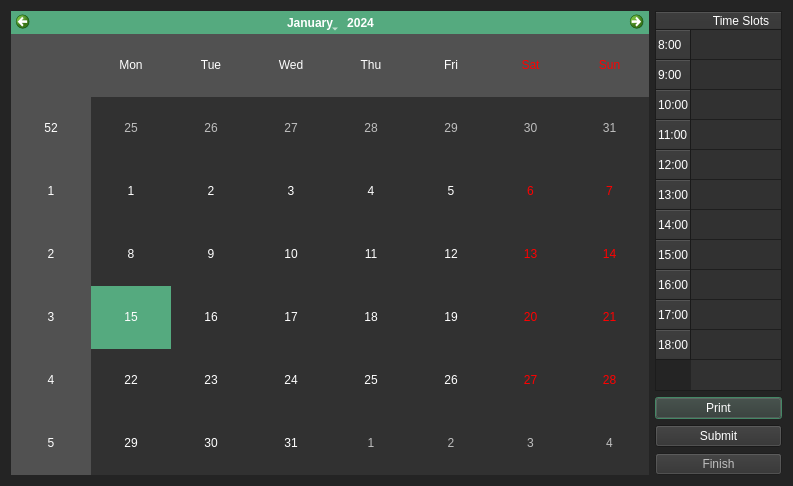
<?xml version="1.0" encoding="UTF-8"?>
<ui version="4.0">
 <class>timePicker</class>
 <widget class="QDialog" name="timePicker">
  <property name="geometry">
   <rect>
    <x>0</x>
    <y>0</y>
    <width>793</width>
    <height>486</height>
   </rect>
  </property>
  <property name="palette">
   <palette>
    <active>
     <colorrole role="WindowText">
      <brush brushstyle="SolidPattern">
       <color alpha="255">
        <red>255</red>
        <green>255</green>
        <blue>255</blue>
       </color>
      </brush>
     </colorrole>
     <colorrole role="Button">
      <brush brushstyle="SolidPattern">
       <color alpha="255">
        <red>49</red>
        <green>49</green>
        <blue>49</blue>
       </color>
      </brush>
     </colorrole>
     <colorrole role="Text">
      <brush brushstyle="SolidPattern">
       <color alpha="255">
        <red>255</red>
        <green>255</green>
        <blue>255</blue>
       </color>
      </brush>
     </colorrole>
     <colorrole role="ButtonText">
      <brush brushstyle="SolidPattern">
       <color alpha="255">
        <red>255</red>
        <green>255</green>
        <blue>255</blue>
       </color>
      </brush>
     </colorrole>
     <colorrole role="Base">
      <brush brushstyle="SolidPattern">
       <color alpha="255">
        <red>49</red>
        <green>49</green>
        <blue>49</blue>
       </color>
      </brush>
     </colorrole>
     <colorrole role="Window">
      <brush brushstyle="SolidPattern">
       <color alpha="255">
        <red>36</red>
        <green>36</green>
        <blue>36</blue>
       </color>
      </brush>
     </colorrole>
     <colorrole role="Highlight">
      <brush brushstyle="SolidPattern">
       <color alpha="255">
        <red>85</red>
        <green>170</green>
        <blue>127</blue>
       </color>
      </brush>
     </colorrole>
     <colorrole role="AlternateBase">
      <brush brushstyle="SolidPattern">
       <color alpha="255">
        <red>81</red>
        <green>81</green>
        <blue>81</blue>
       </color>
      </brush>
     </colorrole>
    </active>
    <inactive>
     <colorrole role="WindowText">
      <brush brushstyle="SolidPattern">
       <color alpha="255">
        <red>255</red>
        <green>255</green>
        <blue>255</blue>
       </color>
      </brush>
     </colorrole>
     <colorrole role="Button">
      <brush brushstyle="SolidPattern">
       <color alpha="255">
        <red>49</red>
        <green>49</green>
        <blue>49</blue>
       </color>
      </brush>
     </colorrole>
     <colorrole role="Text">
      <brush brushstyle="SolidPattern">
       <color alpha="255">
        <red>255</red>
        <green>255</green>
        <blue>255</blue>
       </color>
      </brush>
     </colorrole>
     <colorrole role="ButtonText">
      <brush brushstyle="SolidPattern">
       <color alpha="255">
        <red>255</red>
        <green>255</green>
        <blue>255</blue>
       </color>
      </brush>
     </colorrole>
     <colorrole role="Base">
      <brush brushstyle="SolidPattern">
       <color alpha="255">
        <red>49</red>
        <green>49</green>
        <blue>49</blue>
       </color>
      </brush>
     </colorrole>
     <colorrole role="Window">
      <brush brushstyle="SolidPattern">
       <color alpha="255">
        <red>36</red>
        <green>36</green>
        <blue>36</blue>
       </color>
      </brush>
     </colorrole>
     <colorrole role="Highlight">
      <brush brushstyle="SolidPattern">
       <color alpha="255">
        <red>85</red>
        <green>170</green>
        <blue>127</blue>
       </color>
      </brush>
     </colorrole>
     <colorrole role="AlternateBase">
      <brush brushstyle="SolidPattern">
       <color alpha="255">
        <red>81</red>
        <green>81</green>
        <blue>81</blue>
       </color>
      </brush>
     </colorrole>
    </inactive>
    <disabled>
     <colorrole role="Button">
      <brush brushstyle="SolidPattern">
       <color alpha="255">
        <red>49</red>
        <green>49</green>
        <blue>49</blue>
       </color>
      </brush>
     </colorrole>
     <colorrole role="Base">
      <brush brushstyle="SolidPattern">
       <color alpha="255">
        <red>36</red>
        <green>36</green>
        <blue>36</blue>
       </color>
      </brush>
     </colorrole>
     <colorrole role="Window">
      <brush brushstyle="SolidPattern">
       <color alpha="255">
        <red>36</red>
        <green>36</green>
        <blue>36</blue>
       </color>
      </brush>
     </colorrole>
     <colorrole role="AlternateBase">
      <brush brushstyle="SolidPattern">
       <color alpha="255">
        <red>81</red>
        <green>81</green>
        <blue>81</blue>
       </color>
      </brush>
     </colorrole>
    </disabled>
   </palette>
  </property>
  <property name="windowTitle">
   <string>Dialog</string>
  </property>
  <property name="modal">
   <bool>true</bool>
  </property>
  <layout class="QHBoxLayout" name="horizontalLayout" stretch="5,1">
   <item>
    <widget class="QCalendarWidget" name="calendarWidget"/>
   </item>
   <item>
    <layout class="QVBoxLayout" name="verticalLayout" stretch="5,0,1,0">
     <item>
      <widget class="QTableWidget" name="timeTable">
       <property name="enabled">
        <bool>true</bool>
       </property>
       <property name="autoScroll">
        <bool>false</bool>
       </property>
       <property name="tabKeyNavigation">
        <bool>false</bool>
       </property>
       <property name="showDropIndicator" stdset="0">
        <bool>false</bool>
       </property>
       <property name="dragDropOverwriteMode">
        <bool>false</bool>
       </property>
       <property name="showGrid">
        <bool>true</bool>
       </property>
       <attribute name="horizontalHeaderVisible">
        <bool>true</bool>
       </attribute>
       <attribute name="horizontalHeaderHighlightSections">
        <bool>true</bool>
       </attribute>
       <row>
        <property name="text">
         <string>8:00</string>
        </property>
       </row>
       <row>
        <property name="text">
         <string>9:00</string>
        </property>
       </row>
       <row>
        <property name="text">
         <string>10:00</string>
        </property>
       </row>
       <row>
        <property name="text">
         <string>11:00</string>
        </property>
       </row>
       <row>
        <property name="text">
         <string>12:00</string>
        </property>
       </row>
       <row>
        <property name="text">
         <string>13:00</string>
        </property>
       </row>
       <row>
        <property name="text">
         <string>14:00</string>
        </property>
       </row>
       <row>
        <property name="text">
         <string>15:00</string>
        </property>
       </row>
       <row>
        <property name="text">
         <string>16:00</string>
        </property>
       </row>
       <row>
        <property name="text">
         <string>17:00</string>
        </property>
       </row>
       <row>
        <property name="text">
         <string>18:00</string>
        </property>
       </row>
       <column>
        <property name="text">
         <string>Time Slots</string>
        </property>
       </column>
       <item row="0" column="0">
        <property name="text">
         <string/>
        </property>
        <property name="checkState">
         <enum>Unchecked</enum>
        </property>
        <property name="flags">
         <set>ItemIsSelectable|ItemIsDragEnabled|ItemIsDropEnabled|ItemIsUserCheckable|ItemIsEnabled</set>
        </property>
       </item>
       <item row="1" column="0">
        <property name="text">
         <string/>
        </property>
        <property name="checkState">
         <enum>Unchecked</enum>
        </property>
        <property name="flags">
         <set>ItemIsSelectable|ItemIsDragEnabled|ItemIsDropEnabled|ItemIsUserCheckable|ItemIsEnabled</set>
        </property>
       </item>
       <item row="2" column="0">
        <property name="text">
         <string/>
        </property>
        <property name="checkState">
         <enum>Unchecked</enum>
        </property>
        <property name="flags">
         <set>ItemIsSelectable|ItemIsDragEnabled|ItemIsDropEnabled|ItemIsUserCheckable|ItemIsEnabled</set>
        </property>
       </item>
       <item row="3" column="0">
        <property name="text">
         <string/>
        </property>
        <property name="checkState">
         <enum>Unchecked</enum>
        </property>
        <property name="flags">
         <set>ItemIsSelectable|ItemIsDragEnabled|ItemIsDropEnabled|ItemIsUserCheckable|ItemIsEnabled</set>
        </property>
       </item>
       <item row="4" column="0">
        <property name="text">
         <string/>
        </property>
        <property name="checkState">
         <enum>Unchecked</enum>
        </property>
        <property name="flags">
         <set>ItemIsSelectable|ItemIsDragEnabled|ItemIsDropEnabled|ItemIsUserCheckable|ItemIsEnabled</set>
        </property>
       </item>
       <item row="5" column="0">
        <property name="text">
         <string/>
        </property>
        <property name="checkState">
         <enum>Unchecked</enum>
        </property>
        <property name="flags">
         <set>ItemIsSelectable|ItemIsDragEnabled|ItemIsDropEnabled|ItemIsUserCheckable|ItemIsEnabled</set>
        </property>
       </item>
       <item row="6" column="0">
        <property name="text">
         <string/>
        </property>
        <property name="checkState">
         <enum>Unchecked</enum>
        </property>
        <property name="flags">
         <set>ItemIsSelectable|ItemIsDragEnabled|ItemIsDropEnabled|ItemIsUserCheckable|ItemIsEnabled</set>
        </property>
       </item>
       <item row="7" column="0">
        <property name="text">
         <string/>
        </property>
        <property name="checkState">
         <enum>Unchecked</enum>
        </property>
        <property name="flags">
         <set>ItemIsSelectable|ItemIsDragEnabled|ItemIsDropEnabled|ItemIsUserCheckable|ItemIsEnabled</set>
        </property>
       </item>
       <item row="8" column="0">
        <property name="text">
         <string/>
        </property>
        <property name="checkState">
         <enum>Unchecked</enum>
        </property>
        <property name="flags">
         <set>ItemIsSelectable|ItemIsDragEnabled|ItemIsDropEnabled|ItemIsUserCheckable|ItemIsEnabled</set>
        </property>
       </item>
       <item row="9" column="0">
        <property name="text">
         <string/>
        </property>
        <property name="checkState">
         <enum>Unchecked</enum>
        </property>
        <property name="flags">
         <set>ItemIsSelectable|ItemIsDragEnabled|ItemIsDropEnabled|ItemIsUserCheckable|ItemIsEnabled</set>
        </property>
       </item>
       <item row="10" column="0">
        <property name="text">
         <string/>
        </property>
        <property name="checkState">
         <enum>Unchecked</enum>
        </property>
        <property name="flags">
         <set>ItemIsSelectable|ItemIsDragEnabled|ItemIsDropEnabled|ItemIsUserCheckable|ItemIsEnabled</set>
        </property>
       </item>
      </widget>
     </item>
     <item>
      <widget class="QPushButton" name="printBtn">
       <property name="text">
        <string>Print</string>
       </property>
      </widget>
     </item>
     <item>
      <widget class="QPushButton" name="submitBtn">
       <property name="enabled">
        <bool>true</bool>
       </property>
       <property name="text">
        <string>Submit</string>
       </property>
      </widget>
     </item>
     <item>
      <widget class="QPushButton" name="finishBtn">
       <property name="enabled">
        <bool>false</bool>
       </property>
       <property name="text">
        <string>Finish</string>
       </property>
      </widget>
     </item>
    </layout>
   </item>
  </layout>
 </widget>
 <resources/>
 <connections/>
</ui>
